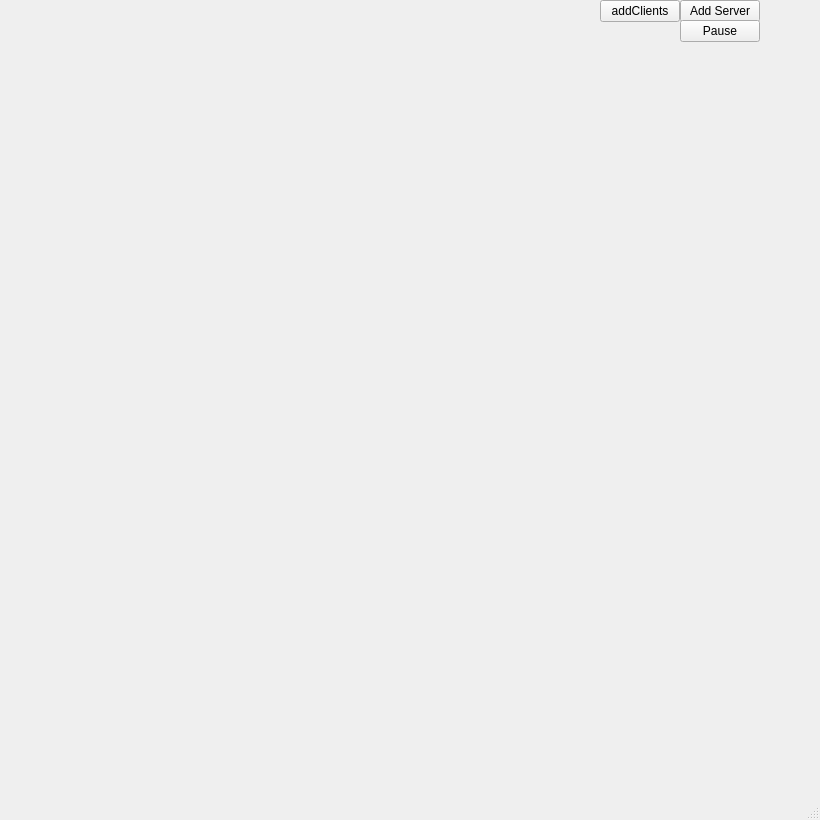
<?xml version="1.0" encoding="UTF-8"?>
<ui version="4.0">
 <class>VoroWindow</class>
 <widget class="QMainWindow" name="VoroWindow">
  <property name="geometry">
   <rect>
    <x>0</x>
    <y>0</y>
    <width>820</width>
    <height>820</height>
   </rect>
  </property>
  <property name="windowTitle">
   <string>VoroWindow</string>
  </property>
  <widget class="QWidget" name="centralWidget">
   <widget class="QPushButton" name="pushButton">
    <property name="geometry">
     <rect>
      <x>680</x>
      <y>0</y>
      <width>80</width>
      <height>22</height>
     </rect>
    </property>
    <property name="text">
     <string>Add Server</string>
    </property>
   </widget>
   <widget class="QPushButton" name="addClients">
    <property name="geometry">
     <rect>
      <x>600</x>
      <y>0</y>
      <width>80</width>
      <height>22</height>
     </rect>
    </property>
    <property name="text">
     <string>addClients</string>
    </property>
   </widget>
   <widget class="QPushButton" name="pushButton_2">
    <property name="geometry">
     <rect>
      <x>680</x>
      <y>20</y>
      <width>80</width>
      <height>22</height>
     </rect>
    </property>
    <property name="text">
     <string>Pause</string>
    </property>
   </widget>
  </widget>
  <widget class="QStatusBar" name="statusBar"/>
 </widget>
 <layoutdefault spacing="6" margin="11"/>
 <resources/>
 <connections/>
</ui>
